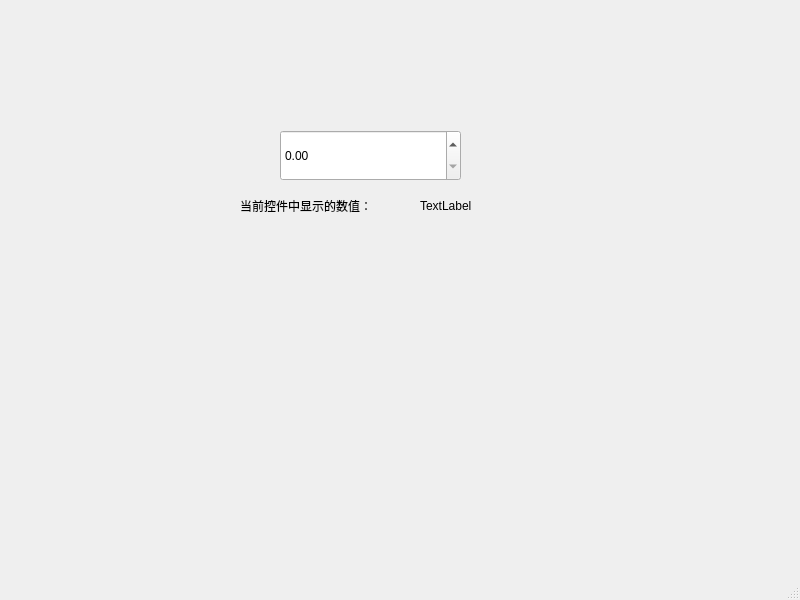
<?xml version="1.0" encoding="UTF-8"?>
<ui version="4.0">
 <class>MainWindow</class>
 <widget class="QMainWindow" name="MainWindow">
  <property name="geometry">
   <rect>
    <x>0</x>
    <y>0</y>
    <width>800</width>
    <height>600</height>
   </rect>
  </property>
  <property name="windowTitle">
   <string>MainWindow</string>
  </property>
  <widget class="QWidget" name="centralwidget">
   <widget class="QLabel" name="label">
    <property name="geometry">
     <rect>
      <x>240</x>
      <y>190</y>
      <width>191</width>
      <height>31</height>
     </rect>
    </property>
    <property name="text">
     <string>当前控件中显示的数值：</string>
    </property>
   </widget>
   <widget class="QLabel" name="label_2">
    <property name="geometry">
     <rect>
      <x>420</x>
      <y>190</y>
      <width>72</width>
      <height>31</height>
     </rect>
    </property>
    <property name="text">
     <string>TextLabel</string>
    </property>
   </widget>
   <widget class="QDoubleSpinBox" name="doubleSpinBox">
    <property name="geometry">
     <rect>
      <x>280</x>
      <y>130</y>
      <width>181</width>
      <height>51</height>
     </rect>
    </property>
   </widget>
  </widget>
  <widget class="QMenuBar" name="menubar">
   <property name="geometry">
    <rect>
     <x>0</x>
     <y>0</y>
     <width>800</width>
     <height>26</height>
    </rect>
   </property>
  </widget>
  <widget class="QStatusBar" name="statusbar"/>
 </widget>
 <resources/>
 <connections/>
</ui>
